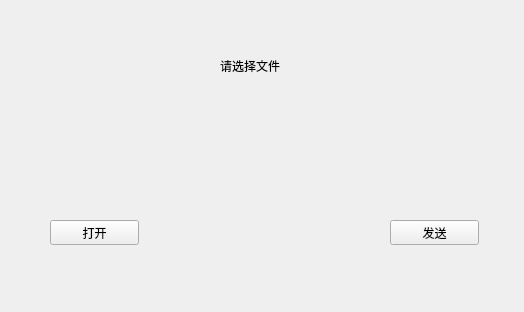
<?xml version="1.0" encoding="UTF-8"?>
<ui version="4.0">
 <class>sendfiledialog</class>
 <widget class="QWidget" name="sendfiledialog">
  <property name="geometry">
   <rect>
    <x>0</x>
    <y>0</y>
    <width>524</width>
    <height>312</height>
   </rect>
  </property>
  <property name="windowTitle">
   <string>Form</string>
  </property>
  <widget class="QLabel" name="label_message">
   <property name="geometry">
    <rect>
     <x>220</x>
     <y>40</y>
     <width>111</width>
     <height>51</height>
    </rect>
   </property>
   <property name="text">
    <string>请选择文件</string>
   </property>
  </widget>
  <widget class="QPushButton" name="pushButton_selectfile">
   <property name="geometry">
    <rect>
     <x>50</x>
     <y>220</y>
     <width>89</width>
     <height>25</height>
    </rect>
   </property>
   <property name="text">
    <string>打开</string>
   </property>
  </widget>
  <widget class="QPushButton" name="pushButton_sendfile">
   <property name="geometry">
    <rect>
     <x>390</x>
     <y>220</y>
     <width>89</width>
     <height>25</height>
    </rect>
   </property>
   <property name="text">
    <string>发送</string>
   </property>
  </widget>
 </widget>
 <resources/>
 <connections/>
</ui>
